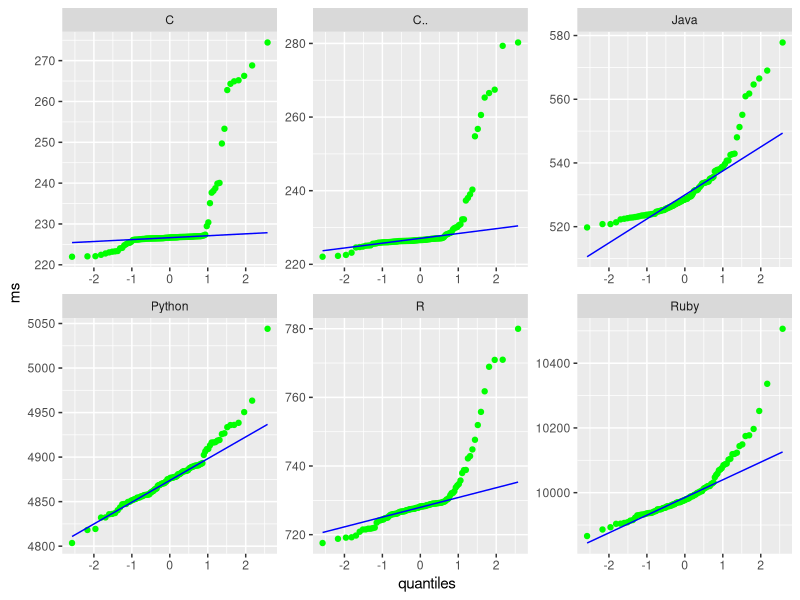
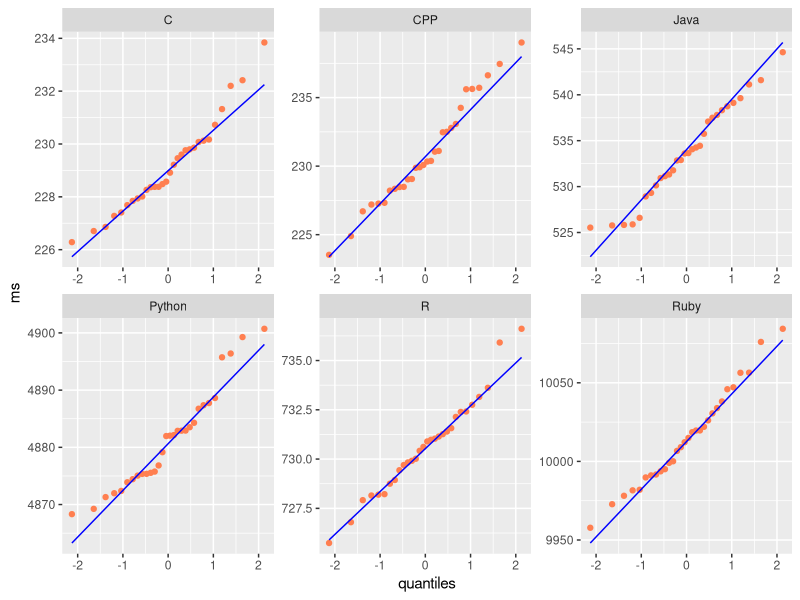
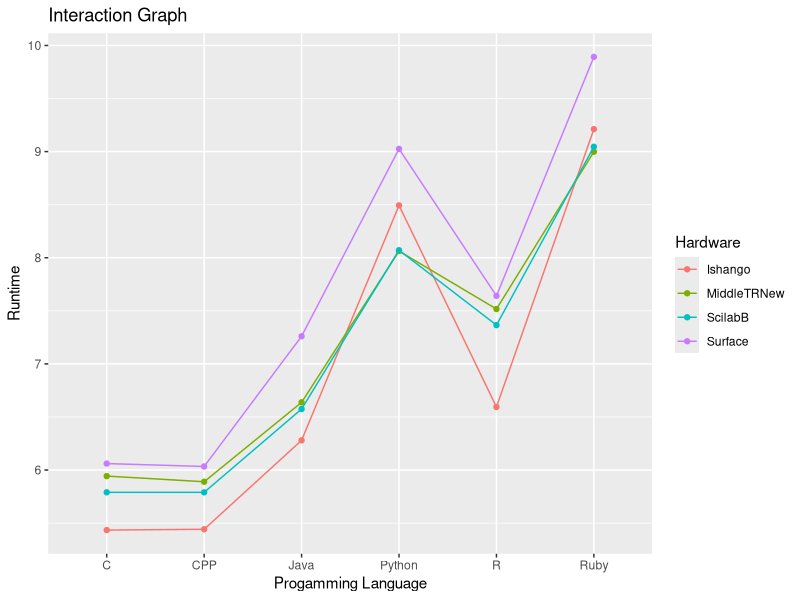

Source code (R) for these figures, in order:
# analysis.r
library(tidyverse)
this.dir <- dirname(parent.frame(2)$ofile)
setwd(this.dir)

# Before CLT
ishango.before <- read.csv("ishango/noCLT/ishango.csv")
ishango.before.long <- pivot_longer(ishango.before, cols=everything(), names_to="language", values_to="runtime")
ggplot(ishango.before.long, aes(sample=(runtime)))+
  stat_qq(col="green")+
  stat_qq_line(col="blue")+
  facet_wrap(~language, scales="free")+
  labs(x="quantiles", y="ms")

# After CLT
ishango.after <- read.csv("ishango/fifteen30/ishango_mean.csv")

ishango.after.long <- pivot_longer(ishango.after, cols=everything(), names_to="language", values_to="runtime")
ggplot(ishango.after.long, aes(sample=(runtime)))+
  stat_qq(col="coral")+
  stat_qq_line(col="blue")+
  facet_wrap(~language, scales="free")+
  labs(x="quantiles", y="ms")


pilot <- read.csv("pilotData.csv")
pilot.long <- pivot_longer(pilot, cols=C:R, names_to = "language", values_to = "runtime")
ggplot(pilot.long, aes(x=language, y=log(runtime), group=Hardware, color=Hardware))+
  geom_point()+
  geom_line()+
  labs(title= "Interaction Graph",
       x= "Progamming Language",
       y= "Runtime")

anova <- aov(runtime~language+Hardware, pilot.long)
anova_log <- aov(log(runtime)~language+Hardware, pilot.long)
